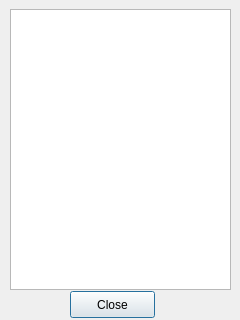
<?xml version="1.0" encoding="UTF-8"?>
<ui version="4.0">
 <class>Peers</class>
 <widget class="QDialog" name="Peers">
  <property name="geometry">
   <rect>
    <x>0</x>
    <y>0</y>
    <width>240</width>
    <height>320</height>
   </rect>
  </property>
  <property name="windowTitle">
   <string>Peers</string>
  </property>
  <widget class="QListView" name="peers">
   <property name="geometry">
    <rect>
     <x>10</x>
     <y>9</y>
     <width>221</width>
     <height>281</height>
    </rect>
   </property>
   <property name="sizePolicy">
    <sizepolicy hsizetype="Expanding" vsizetype="Expanding">
     <horstretch>0</horstretch>
     <verstretch>0</verstretch>
    </sizepolicy>
   </property>
   <property name="mouseTracking">
    <bool>true</bool>
   </property>
   <property name="editTriggers">
    <set>QAbstractItemView::NoEditTriggers</set>
   </property>
   <property name="viewMode">
    <enum>QListView::IconMode</enum>
   </property>
  </widget>
  <widget class="QPushButton" name="closeButton">
   <property name="geometry">
    <rect>
     <x>70</x>
     <y>291</y>
     <width>85</width>
     <height>27</height>
    </rect>
   </property>
   <property name="text">
    <string>Close</string>
   </property>
  </widget>
 </widget>
 <resources/>
 <connections/>
</ui>
